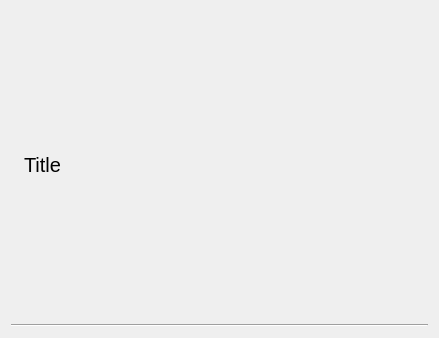
<?xml version="1.0" encoding="UTF-8"?>
<ui version="4.0">
 <class>NormalWidget</class>
 <widget class="QWidget" name="NormalWidget">
  <property name="geometry">
   <rect>
    <x>0</x>
    <y>0</y>
    <width>439</width>
    <height>338</height>
   </rect>
  </property>
  <property name="windowTitle">
   <string>Form</string>
  </property>
  <layout class="QVBoxLayout" name="verticalLayout">
   <item>
    <layout class="QHBoxLayout" name="horizontalLayout">
     <item>
      <widget class="QLabel" name="label">
       <property name="text">
        <string/>
       </property>
       <property name="pixmap">
        <pixmap resource="../sultan/sultan.qrc">:/images/icon_32.png</pixmap>
       </property>
      </widget>
     </item>
     <item>
      <widget class="QLabel" name="labelTitle">
       <property name="sizePolicy">
        <sizepolicy hsizetype="Expanding" vsizetype="Preferred">
         <horstretch>0</horstretch>
         <verstretch>0</verstretch>
        </sizepolicy>
       </property>
       <property name="styleSheet">
        <string notr="true">font-size: 20px;</string>
       </property>
       <property name="text">
        <string>Title</string>
       </property>
      </widget>
     </item>
    </layout>
   </item>
   <item>
    <widget class="Line" name="line">
     <property name="orientation">
      <enum>Qt::Horizontal</enum>
     </property>
    </widget>
   </item>
  </layout>
 </widget>
 <resources>
  <include location="../sultan/sultan.qrc"/>
 </resources>
 <connections/>
</ui>
